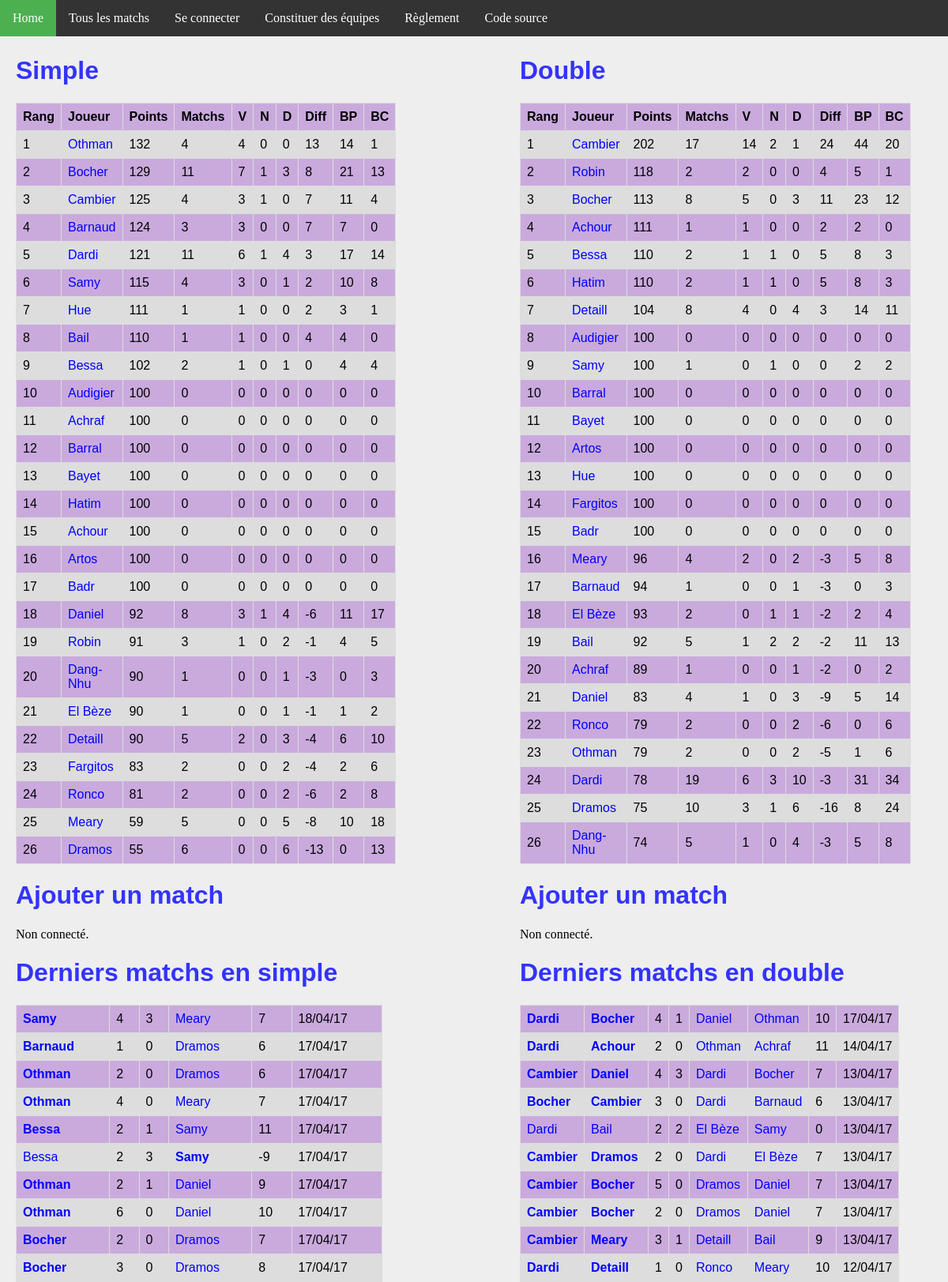
Before: / with the older database file.
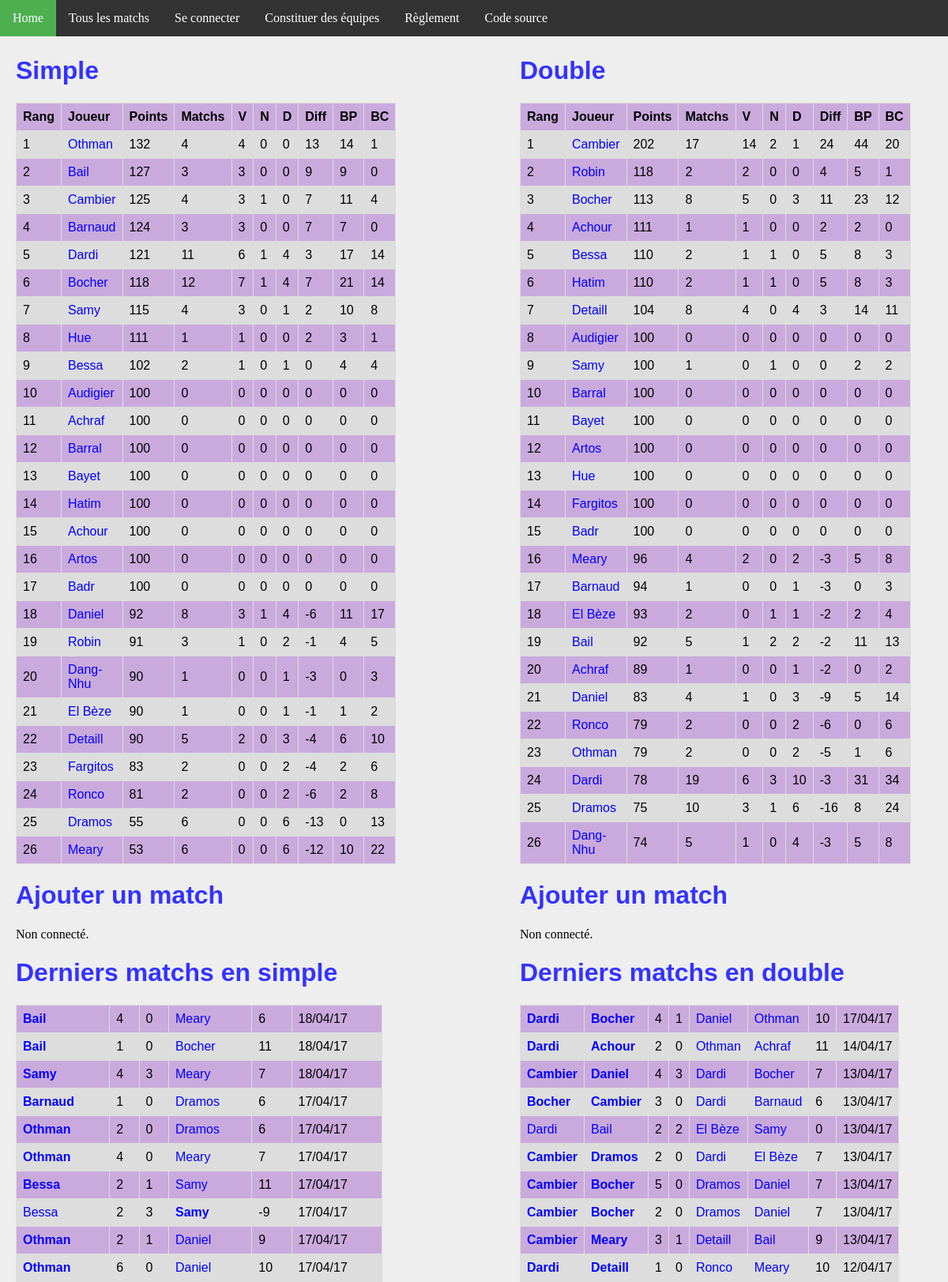
After: the same page with the newer database file.
### ranking/models.py (models this page shows, shortened)
class Joueur(models.Model):
    user = models.OneToOneField(User, on_delete=models.CASCADE)
    pseudo = models.CharField(max_length = 50, default="Pax lambda")
    simple_score = models.IntegerField(default=100)
    simple_rang = models.IntegerField(default=0)
    simple_victoires = models.IntegerField(default=0)
    simple_nuls = models.IntegerField(default=0)
    simple_defaites = models.IntegerField(default=0)
    simple_buts_pour = models.IntegerField(default=0)
    simple_buts_contre = models.IntegerField(default=0)
    double_score = models.IntegerField(default=100)
    double_rang = models.IntegerField(default=0)
    double_victoires = models.IntegerField(default=0)
    double_nuls = models.IntegerField(default=0)
    double_defaites = models.IntegerField(default=0)
    double_buts_pour = models.IntegerField(default=0)
    double_buts_contre = models.IntegerField(default=0)
    @property
    def simple_matchs(self):
        return self.simple_nuls + self.simple_victoires + self.simple_defaites
    @property
    def double_matchs(self):
        return self.double_nuls + self.double_victoires + self.double_defaites
    @property
    def simple_diff(self):
        return self.simple_buts_pour - self.simple_buts_contre
    @property
    def double_diff(self):
        return self.double_buts_pour - self.double_buts_contre

class MatchSimple(models.Model):
    domicile = models.ForeignKey('Joueur', related_name = 'dom')
    exterieur = models.ForeignKey('Joueur', related_name = 'exte')
    date = models.DateTimeField(auto_now_add=True)
    buts_domicile = models.IntegerField(default=0)
    buts_exterieur = models.IntegerField(default=0)
    points = models.IntegerField(default=0)
    @property
    def winner(self):
        if self.buts_domicile > self.buts_exterieur:
            return 1.
        elif self.buts_domicile < self.buts_exterieur:
            return 0.
        else:
            return 0.5

class MatchDouble(models.Model):
    domicile_1 = models.ForeignKey('Joueur', related_name = 'dom1')
    domicile_2 = models.ForeignKey('Joueur', related_name = 'dom2')
    exterieur_1 = models.ForeignKey('Joueur', related_name = 'exte1')
    exterieur_2 = models.ForeignKey('Joueur', related_name = 'exte2')
    date = models.DateTimeField(auto_now_add=True)
    buts_domicile = models.IntegerField(default=0)
    buts_exterieur = models.IntegerField(default=0)
    points = models.IntegerField(default=0)
    @property
    def winner(self):
        if self.buts_domicile > self.buts_exterieur:
            return 1.
        elif self.buts_domicile < self.buts_exterieur:
            return 0.
        else:
            return 0.5

### ranking/views.py (the view)
# urls.py: url(r'^$', views.index, name='index'),
def index(request):
    n_matchs = 10
    context = {
        'simple_ranking': Joueur.objects.order_by('simple_rang').all(),
        'double_ranking': Joueur.objects.order_by('double_rang').all(),
        'simple_matchs': MatchSimple.objects.order_by('-date').all()[:n_matchs],
        'double_matchs': MatchDouble.objects.order_by('-date').all()[:n_matchs],
    }
    return render(request, 'index.html', context)

### ranking/templates/index.html (shortened to what the changed rows need)
{% extends 'base.html' %}
{% block body %}
<div id="column1" style="float:left; margin:0; width:40%;">
    <h1>Simple</h1>
    <table>
        <tr>
            <th>Rang</th>
            <th>Joueur</th>
            <th>Points</th>
            <th>Matchs</th>
            <th>V</th>
            <th>N</th>
            <th>D</th>
            <th>Diff</th>
            <th>BP</th>
            <th>BC</th>
        </tr>
        {% for j in simple_ranking %}
        <tr>
            <td>{{ j.simple_rang }}</td>
            <td><a class='joueur' href="{% url 'joueur' j.id %}">{{j.pseudo}}</a></td>
            <td>{{j.simple_score}}</td>
            <td>{{j.simple_matchs}}</td>
            <td>{{j.simple_victoires}}</td>
            <td>{{j.simple_nuls}}</td>
            <td>{{j.simple_defaites}}</td>
            <td>{{j.simple_diff}}</td>
            <td>{{j.simple_buts_pour}}</td>
            <td>{{j.simple_buts_contre}}</td>
        </tr>
        {% endfor %}
    </table>
    <h1>Ajouter un match</h1>
    <h1>Derniers matchs en simple</h1>
    <table>
        {% for m in simple_matchs %}
        <tr>
            <td {% if m.winner == 1 %} style='font-weight:bold'{% endif %} >
                <a class="joueur" href="{% url 'joueur' m.domicile.id %}">{{m.domicile.pseudo}}</a>
            </td>
            <td>{{m.buts_domicile}}</td>
            <td>{{m.buts_exterieur}}</td>
            <td {% if m.winner == 0 %} style='font-weight:bold'{% endif %} >
                <a class='joueur' href="{% url 'joueur' m.exterieur.id %}">{{m.exterieur.pseudo}}</a>
            </td>
            <td>{{m.points}}</td>
            <td>{{m.date | date:'d/m/y'}}</td>
        </tr>
        {% endfor %}
    </table>
</div>
<div id="column2" style="float:left; margin-left:15%;width:40%;">
<h1>Double</h1>
<table>
    <tr>
        <th>Rang</th>
        <th>Joueur</th>
        <th>Points</th>
        <th>Matchs</th>
        <th>V</th>
        <th>N</th>
        <th>D</th>
        <th>Diff</th>
        <th>BP</th>
        <th>BC</th>
    </tr>
    {% for j in double_ranking %}
    <tr>
        <td>{{ j.double_rang }}</td>
        <td><a class='joueur' href="{% url 'joueur' j.id %}">{{j.pseudo}}</a></td>
        <td>{{j.double_score}}</td>
        <td>{{j.double_matchs}}</td>
        <td>{{j.double_victoires}}</td>
        <td>{{j.double_nuls}}</td>
        <td>{{j.double_defaites}}</td>
        <td>{{j.double_diff}}</td>
        <td>{{j.double_buts_pour}}</td>
        <td>{{j.double_buts_contre}}</td>
    </tr>
    {% endfor %}
    </table>
    <h1>Ajouter un match</h1>
    <h1>Derniers matchs en double</h1>
    <table>
        {% for m in double_matchs %}
        <tr>
            <td {% if m.winner == 1 %} style='font-weight:bold'{% endif %} >
                <a class="joueur" href="{% url 'joueur' m.domicile_1.id %}">{{m.domicile_1.pseudo}}</a>
            </td>
            <td {% if m.winner == 1 %} style='font-weight:bold'{% endif %} >
                <a class="joueur" href="{% url 'joueur' m.domicile_2.id %}">{{m.domicile_2.pseudo}}</a>
            </td>
            <td>{{m.buts_domicile}}</td>
            <td>{{m.buts_exterieur}}</td>
            <td {% if m.winner == 0 %} style='font-weight:bold'{% endif %} >
                <a class='joueur' href="{% url 'joueur' m.exterieur_1.id %}">{{m.exterieur_1.pseudo}}</a>
            </td>
            <td {% if m.winner == 0 %} style='font-weight:bold'{% endif %} >
                <a class='joueur' href="{% url 'joueur' m.exterieur_2.id %}">{{m.exterieur_2.pseudo}}</a>
            </td>
            <td>{{m.points}}</td>
            <td>{{m.date | date:'d/m/y'}}</td>
        </tr>
        {% endfor %}
    </table>
    </div>
{% endblock %}

Changed rows visible on the page:
no longer on this page (row unchanged): MatchSimple: domicile.pseudo "Bocher", buts_domicile "2", buts_exterieur "0", exterieur.pseudo "Dramos", points "7", date "17/04/17"
no longer on this page (row unchanged): MatchSimple: domicile.pseudo "Bocher", buts_domicile "3", buts_exterieur "0", exterieur.pseudo "Dramos", points "8", date "17/04/17"
changed Joueur "Bail": simple_rang "8" → "2"; simple_score "110" → "127"; simple_matchs "1" → "3"; simple_victoires "1" → "3"; simple_diff "4" → "9"; simple_buts_pour "4" → "9"; moves up the list
changed Joueur "Bocher": simple_rang "2" → "6"; simple_score "129" → "118"; simple_matchs "11" → "12"; simple_defaites "3" → "4"; simple_diff "8" → "7"; simple_buts_contre "13" → "14"; moves down the list
changed Joueur "Samy": simple_rang "6" → "7"
changed Joueur "Hue": simple_rang "7" → "8"
changed Joueur "Dramos": simple_rang "26" → "25"; moves up the list
changed Joueur "Meary": simple_rang "25" → "26"; simple_score "59" → "53"; simple_matchs "5" → "6"; simple_defaites "5" → "6"; simple_diff "-8" → "-12"; simple_buts_contre "18" → "22"
added MatchSimple: domicile.pseudo "Bail", buts_domicile "4", buts_exterieur "0", exterieur.pseudo "Meary", points "6", date "18/04/17"
added MatchSimple: domicile.pseudo "Bail", buts_domicile "1", buts_exterieur "0", exterieur.pseudo "Bocher", points "11", date "18/04/17"
